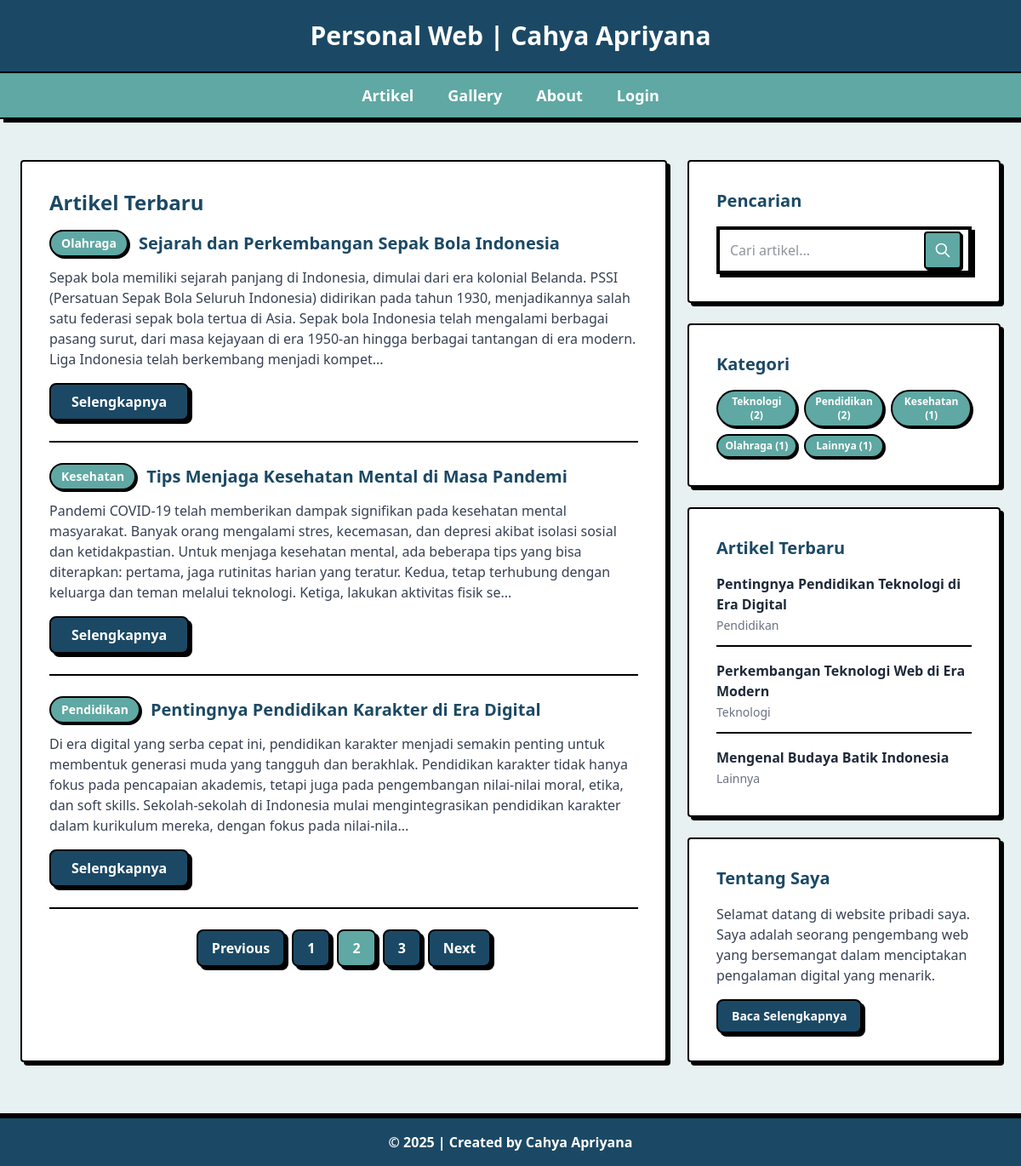
The page /?halaman=2 on the database its author committed.
### tables this page shows
CREATE TABLE `tbl_artikel` (
  `id_artikel` int(5) NOT NULL,
  `nama_artikel` text NOT NULL,
  `label` varchar(50) DEFAULT NULL,
  `isi_artikel` text NOT NULL
);

### index.php (the view, shortened to what this page needs)
<?php include "koneksi.php"; ?>
<!DOCTYPE html>
<html lang="en">
<head>
<link href="src/output.css" rel="stylesheet">
</head>
<body class="bg-[#E8F1F2] text-gray-800 font-['Segoe UI', 'San Francisco', 'Roboto', sans-serif] min-h-screen">
<header class="bg-[#1B4965] border-b-2 border-black text-white text-center py-6 shadow-[4px_4px_0px_0px_rgba(0,0,0,1)] text-2xl md:text-3xl font-['Segoe UI', 'San Francisco', 'Roboto', sans-serif] font-black">
Personal Web | Cahya Apriyana
</header>
<nav class="bg-[#5FA8A3] border-b-2 border-black text-white py-3 shadow-[4px_4px_0px_0px_rgba(0,0,0,1)]">
<ul class="flex justify-center space-x-10 font-['Segoe UI', 'San Francisco', 'Roboto', sans-serif] font-bold text-lg">
<li><a href="index.php" class="hover:underline hover:text-[#1B4965] transition-all">Artikel</a></li>
<li><a href="gallery.php" class="hover:underline hover:text-[#1B4965] transition-all">Gallery</a></li>
<li><a href="about.php" class="hover:underline hover:text-[#1B4965] transition-all">About</a></li>
<li><a href="admin/login.php" class="hover:underline hover:text-[#1B4965] transition-all">Login</a></li>
</ul>
</nav>
<main class="max-w-7xl mx-auto p-4 md:p-6 grid grid-cols-1 md:grid-cols-3 gap-6 mt-6">
<section class="md:col-span-2 bg-white border-2 border-black p-4 md:p-8 shadow-[4px_4px_0px_0px_rgba(0,0,0,1)] rounded">
<h2 class="text-2xl font-['Segoe UI', 'San Francisco', 'Roboto', sans-serif] font-black text-[#1B4965] mb-4">Artikel Terbaru
</h2>
<div class="space-y-6">
<?php
$artikel_per_halaman = 3;
$halaman = isset($_GET['halaman']) ? (int)$_GET['halaman'] : 1;
$mulai = ($halaman - 1) * $artikel_per_halaman;
$where_conditions = [];
$where_clause = !empty($where_conditions) ? " WHERE " . implode(" AND ", $where_conditions) : "";
$sql_total = "SELECT COUNT(*) as total FROM tbl_artikel" . $where_clause;
$query_total = mysqli_query($db, $sql_total);
$data_total = mysqli_fetch_array($query_total);
$total_artikel = $data_total['total'];
$total_halaman = ceil($total_artikel / $artikel_per_halaman);
$sql = "SELECT * FROM tbl_artikel" . $where_clause . " ORDER BY id_artikel DESC LIMIT $mulai, $artikel_per_halaman";
$query = mysqli_query($db, $sql);
$pagination_url = "?";
if(mysqli_num_rows($query) > 0) {
    while ($data = mysqli_fetch_array($query)) {
        $isi_artikel = htmlspecialchars($data['isi_artikel']);
        $isi_pendek = substr($isi_artikel, 0, 400) . '...';
        echo "<div class='border-b-2 border-black pb-6'>";
        echo "<div class='flex items-center gap-3 mb-3'>";
        echo "<span class='bg-[#5FA8A3] text-white px-3 py-1 rounded-full text-sm font-bold border-2 border-black shadow-[2px_2px_0px_0px_rgba(0,0,0,1)]'>" . htmlspecialchars($data['label']) . "</span>";
        echo "<h3 class='text-xl font-black text-[#1B4965]'>" . htmlspecialchars($data['nama_artikel']) . "</h3>";
        echo "</div>";
        echo "<p class='text-gray-700 mb-4'>" . $isi_pendek . "</p>";
        echo "<a href='artikel.php?id=" . $data['id_artikel'] . "' class='inline-block bg-[#1B4965] text-white px-6 py-2 rounded-lg border-2 border-black shadow-[4px_4px_0px_0px_rgba(0,0,0,1)] hover:shadow-[6px_6px_0px_0px_rgba(0,0,0,1)] hover:translate-x-[2px] hover:translate-y-[2px] transition-all duration-200 font-bold'>Selengkapnya</a>";
        echo "</div>";
    }
}
if($total_halaman > 1) {
    echo "<div class='flex justify-center items-center space-x-2 mt-6'>";
    if($halaman > 1) {
        echo "<a href='" . $pagination_url . "halaman=" . ($halaman - 1) . "' class='bg-[#1B4965] text-white px-4 py-2 rounded-lg border-2 border-black shadow-[4px_4px_0px_0px_rgba(0,0,0,1)] hover:shadow-[6px_6px_0px_0px_rgba(0,0,0,1)] hover:translate-x-[2px] hover:translate-y-[2px] transition-all duration-200 font-bold'>Previous</a>";
    }
    for($i = 1; $i <= $total_halaman; $i++) {
        if($i == $halaman) {
            echo "<span class='bg-[#5FA8A3] text-white px-4 py-2 rounded-lg border-2 border-black shadow-[4px_4px_0px_0px_rgba(0,0,0,1)] font-bold'>$i</span>";
        } else {
            echo "<a href='" . $pagination_url . "halaman=$i' class='bg-[#1B4965] text-white px-4 py-2 rounded-lg border-2 border-black shadow-[4px_4px_0px_0px_rgba(0,0,0,1)] hover:shadow-[6px_6px_0px_0px_rgba(0,0,0,1)] hover:translate-x-[2px] hover:translate-y-[2px] transition-all duration-200 font-bold'>$i</a>";
        }
    }
    if($halaman < $total_halaman) {
        echo "<a href='" . $pagination_url . "halaman=" . ($halaman + 1) . "' class='bg-[#1B4965] text-white px-4 py-2 rounded-lg border-2 border-black shadow-[4px_4px_0px_0px_rgba(0,0,0,1)] hover:shadow-[6px_6px_0px_0px_rgba(0,0,0,1)] hover:translate-x-[2px] hover:translate-y-[2px] transition-all duration-200 font-bold'>Next</a>";
    }
    echo "</div>";
}
?>
</div>
</section>
<aside class="space-y-6">
    <div class="bg-white border-2 border-black p-4 md:p-8 shadow-[4px_4px_0px_0px_rgba(0,0,0,1)] rounded">
        <h2 class="text-xl font-['Segoe UI', 'San Francisco', 'Roboto', sans-serif] font-black text-[#1B4965] mb-4">Pencarian</h2>
        <form action="" method="GET" class="space-y-3">
            <div class="relative">
                <input type="text"
                       name="search"
                       placeholder="Cari artikel..."
                       value="<?php echo isset($_GET['search']) ? htmlspecialchars($_GET['search']) : ''; ?>"
                       class="w-full p-3 pr-12 border-4 border-black focus:outline-none focus:border-[#5FA8A3] shadow-[4px_4px_0px_0px_rgba(0,0,0,1)]">
                <button type="submit"
                        class="absolute right-3 top-1/2 -translate-y-1/2 bg-[#5FA8A3] text-white p-2.5 border-2 border-black shadow-[2px_2px_0px_0px_rgba(0,0,0,1)] hover:shadow-[4px_4px_0px_0px_rgba(0,0,0,1)] hover:translate-x-[2px] hover:translate-y-[2px] transition-all rounded group">
                    <div class="relative">
                        <svg xmlns="http://www.w3.org/2000/svg" class="h-5 w-5" fill="none" viewBox="0 0 24 24" stroke="currentColor">
                            <path stroke-linecap="round" stroke-linejoin="round" stroke-width="2" d="M21 21l-6-6m2-5a7 7 0 11-14 0 7 7 0 0114 0z" />
                        </svg>
                    </div>
                </button>
            </div>
        </form>
    </div>
    <div class="bg-white border-2 border-black p-4 md:p-8 shadow-[4px_4px_0px_0px_rgba(0,0,0,1)] rounded">
        <h2 class="text-xl font-['Segoe UI', 'San Francisco', 'Roboto', sans-serif] font-black text-[#1B4965] mb-4">Kategori</h2>
        <div class="grid grid-cols-2 sm:grid-cols-3 gap-2">
        <?php
        $labels = ['Teknologi', 'Pendidikan', 'Kesehatan', 'Olahraga', 'Lainnya'];
        $current_category = isset($_GET['kategori']) ? $_GET['kategori'] : '';
        foreach($labels as $label) {
            $sql = "SELECT COUNT(*) as total FROM tbl_artikel WHERE label = '$label'";
            $query = mysqli_query($db, $sql);
            $data = mysqli_fetch_array($query);
            if($data['total'] > 0) {
                $active_class = ($label == $current_category) ? 'bg-[#1B4965]' : 'bg-[#5FA8A3]';
                echo "<a href='?kategori=" . urlencode($label) . "' class='" . $active_class . " text-white px-2 py-1 rounded-full text-xs font-bold border-2 border-black shadow-[2px_2px_0px_0px_rgba(0,0,0,1)] hover:shadow-[4px_4px_0px_0px_rgba(0,0,0,1)] hover:translate-x-[2px] hover:translate-y-[2px] transition-all text-center'>" . $label . " (" . $data['total'] . ")</a>";
            }
        }
        ?>
        </div>
    </div>
    <div class="bg-white border-2 border-black p-4 md:p-8 shadow-[4px_4px_0px_0px_rgba(0,0,0,1)] rounded">
        <h2 class="text-xl font-['Segoe UI', 'San Francisco', 'Roboto', sans-serif] font-black text-[#1B4965] mb-4">Artikel Terbaru</h2>
        <div class="space-y-4">
        <?php
        $sql = "SELECT * FROM tbl_artikel ORDER BY id_artikel DESC LIMIT 3";
        $query = mysqli_query($db, $sql);
        while ($data = mysqli_fetch_array($query)) {
            echo "<div class='border-b-2 border-black pb-3 last:border-0 last:pb-0'>";
            echo "<a href='artikel.php?id=" . $data['id_artikel'] . "' class='hover:text-[#1B4965] transition-colors'>";
            echo "<h3 class='font-bold'>" . htmlspecialchars($data['nama_artikel']) . "</h3>";
            echo "<span class='text-sm text-gray-500'>" . htmlspecialchars($data['label']) . "</span>";
            echo "</a></div>";
        }
        ?>
        </div>
    </div>
    <div class="bg-white border-2 border-black p-4 md:p-8 shadow-[4px_4px_0px_0px_rgba(0,0,0,1)] rounded">
        <h2 class="text-xl font-['Segoe UI', 'San Francisco', 'Roboto', sans-serif] font-black text-[#1B4965] mb-4">Tentang Saya</h2>
        <p class="text-gray-700 mb-4">Selamat datang di website pribadi saya. Saya adalah seorang pengembang web yang bersemangat dalam menciptakan pengalaman digital yang menarik.</p>
        <a href="about.php" class="inline-block bg-[#1B4965] text-white px-4 py-2 rounded-lg border-2 border-black shadow-[4px_4px_0px_0px_rgba(0,0,0,1)] hover:shadow-[6px_6px_0px_0px_rgba(0,0,0,1)] hover:translate-x-[2px] hover:translate-y-[2px] transition-all duration-200 font-bold text-sm">Baca Selengkapnya</a>
    </div>
</aside>
</main>
<footer class="bg-[#1B4965] border-t-2 border-black text-white text-center py-4 mt-10 shadow-[0_-4px_0px_0px_rgba(0,0,0,1)] font-bold">
&copy; <?php echo date('Y'); ?> | Created by Cahya Apriyana
</footer>
</body>
</html>

### rows shown on the page
tbl_artikel: label "Olahraga", nama_artikel "Sejarah dan Perkembangan Sepak Bola Indonesia", isi_artikel "Sepak bola memiliki sejarah panjang di Indonesia, dimulai dari era kolonial Belanda. PSSI (Persatuan Sepak Bola Seluruh Indonesia) didirikan pada tahun 1930, menjadikannya salah satu federasi sepak bola tertua di Asia. Sepak bola Indonesia telah mengalami berbagai pasang surut, dari masa kejayaan di era 1950-an hingga berbagai tantangan di era modern. Liga Indonesia telah berkembang menjadi kompet..."
tbl_artikel: label "Kesehatan", nama_artikel "Tips Menjaga Kesehatan Mental di Masa Pandemi", isi_artikel "Pandemi COVID-19 telah memberikan dampak signifikan pada kesehatan mental masyarakat. Banyak orang mengalami stres, kecemasan, dan depresi akibat isolasi sosial dan ketidakpastian. Untuk menjaga kesehatan mental, ada beberapa tips yang bisa diterapkan: pertama, jaga rutinitas harian yang teratur. Kedua, tetap terhubung dengan keluarga dan teman melalui teknologi. Ketiga, lakukan aktivitas fisik se..."
tbl_artikel: label "Pendidikan", nama_artikel "Pentingnya Pendidikan Karakter di Era Digital", isi_artikel "Di era digital yang serba cepat ini, pendidikan karakter menjadi semakin penting untuk membentuk generasi muda yang tangguh dan berakhlak. Pendidikan karakter tidak hanya fokus pada pencapaian akademis, tetapi juga pada pengembangan nilai-nilai moral, etika, dan soft skills. Sekolah-sekolah di Indonesia mulai mengintegrasikan pendidikan karakter dalam kurikulum mereka, dengan fokus pada nilai-nila..."
tbl_artikel: nama_artikel "Pentingnya Pendidikan Teknologi di Era Digital", label "Pendidikan"
tbl_artikel: nama_artikel "Perkembangan Teknologi Web di Era Modern", label "Teknologi"
tbl_artikel: nama_artikel "Mengenal Budaya Batik Indonesia", label "Lainnya"

### other values the page prints
$label "Teknologi"
$data['total'] "2"
$label "Pendidikan"
$label "Kesehatan"
$data['total'] "1"
$label "Olahraga"
$label "Lainnya"
